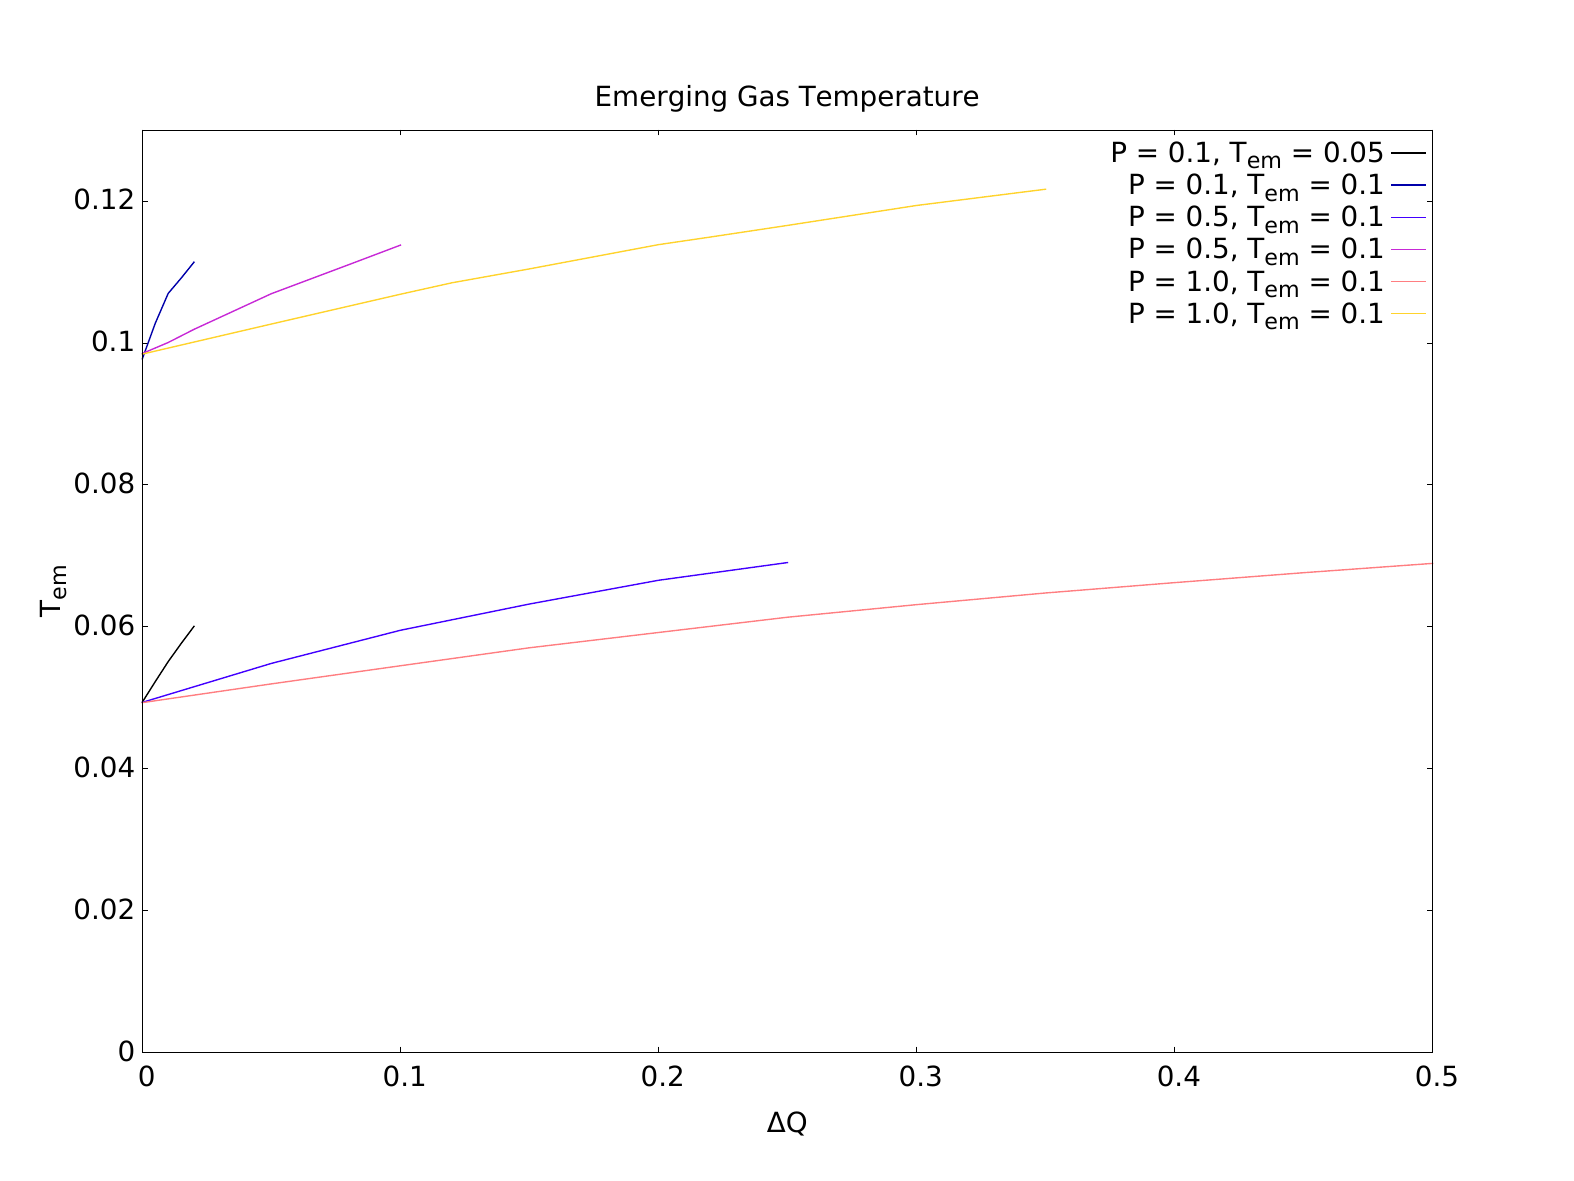

Generate this figure with gnuplot:
set term pdfcairo size 40cm,30cm
set termopt enhanced
set xlabel font ",30"
set ylabel font ",30"
set key font ",30"
set tics font ",30"
set title font ",30"

set palette rgb 30,31,32
set cbrange [1:7]
unset colorbox


set xlabel offset 0,-3
set ylabel offset -5,0
set xtics offset 0,-1
set title offset 0,1

set key spacing 5
set key right at 0.5,0.129

set title "Emerging Gas Temperature"
set xlabel "{/Symbol D}Q"
set ylabel "T_{em}"

set yrange [0:0.13]
set xrange [0:0.5]

set bmargin 10
set lmargin 20
set tmargin 10
set rmargin 20

set output "all_out.pdf"
plot "p0.1_at0.05/plotfile_clean.dat" using 1:8 smooth unique lw 4 lt palette cb 1 title "P = 0.1, T_{em} = 0.05", \
    "p0.1_at0.1/plotfile_clean.dat" using 1:8 smooth unique lw 4 lt palette cb 2 title "P = 0.1, T_{em} = 0.1",\
    "p0.5_at0.05/plotfile_clean.dat" using 1:8 smooth unique lw 4 lt palette cb 3 title "P = 0.5, T_{em} = 0.1",\
    "p0.5_at0.1/plotfile_clean.dat" using 1:8 smooth unique lw 4 lt palette cb 4 title "P = 0.5, T_{em} = 0.1",\
    "p1_at0.05/plotfile_clean.dat" using 1:8 smooth unique lw 4 lt palette cb 5 title "P = 1.0, T_{em} = 0.1",\
    "p1_at0.1/plotfile_clean.dat" using 1:8 smooth unique lw 4 lt palette cb 6 title "P = 1.0, T_{em} = 0.1"
unset output

